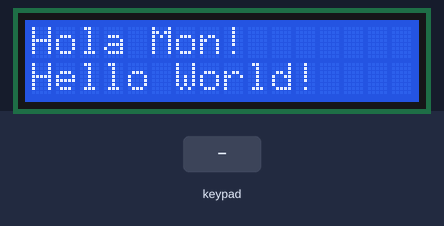
The sketch below on a simulated Arduino Uno, built with avr-gcc and run on an emulated ATmega328P. Shown: 16×2 character LCD. Inputs (shaded band) come from the test bench.

Above: at 0.1 s.
2.3 s: keypad keys 1 3 1 2 1 1 1 0 # pressed 0.4 s apart
At 6.1 s:
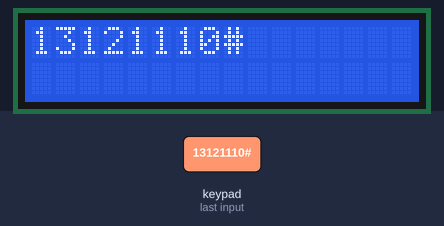
7.4 s: key 'A' pressed
At 8.6 s:
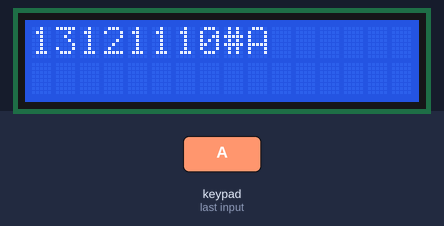
8.9 s: key 'B' pressed
At 10.0 s:
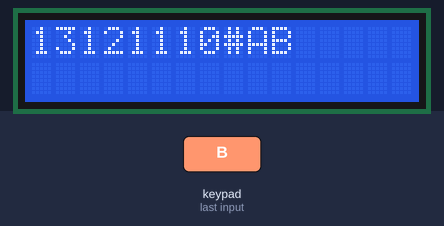
10.4 s: keypad keys 9 8 7 6 # pressed 0.4 s apart
At 12.3 s:
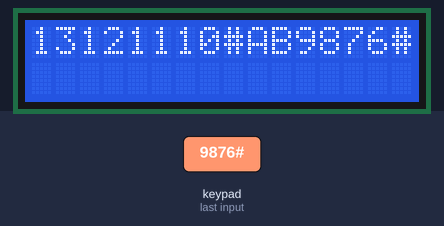
Timing chart, 0 to 13.8 s (numbered marks = the images above; inputs shaded):
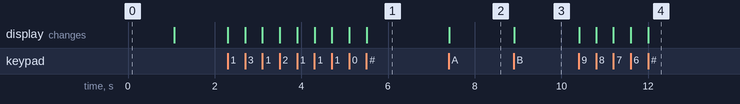

Measured:
- after the input at 2.3 s, the display: first changes at once (image 1 shows a later state)
- after the input at 7.4 s, the display: changes at once (image 2)
- after the input at 8.9 s, the display: changes at once (image 3)
- after the input at 10.4 s, the display: first changes at once (image 4 shows a later state)

The sketch:

practica_4.99.ino
```cpp
#include <Keypad.h>
#include <LiquidCrystal.h>

//Crea l'objete LCD amb els núms assignats (rs, e, d4, d5, d6, d7)
LiquidCrystal lcd(1, 0, 5, 4, 3, 2);

//Crea les tuples del teclat
const byte ROWS = 4; //quatre fileres
const byte COLS = 4; //quatre columnes
//define la disposició dels botons
char hexaKeys[ROWS][COLS] = {
  {'1', '2', '3', 'A'},
  {'4', '5', '6', 'B'},
  {'7', '8', '9', 'C'},
  {'*', '0', '#', 'D'}
};
byte rowPins[ROWS] = {13, 12, 11, 10}; //connect to the row pinouts of the keypad
byte colPins[COLS] = {9, 8, 7, 6}; //connect to the column pinouts of the keypad

String codi = "";

//inicialitza una instància de la classe NewKeypad
Keypad customKeypad = Keypad( makeKeymap(hexaKeys), rowPins, colPins, ROWS, COLS);

void setup() {
    // Inicialitzo l'LCD amb el nombre de fileres i columnes
  lcd.begin(16, 2);
  // Escric el missatge inicial.
  lcd.setCursor(0, 0);
  lcd.print("Hola Mon!");
  lcd.setCursor(0, 1);
  lcd.print("Hello World!");
  delay(1000);
  lcd.clear();
}

void loop() {
  char customKey = customKeypad.getKey();
  if (customKey){
    codi = codi+customKey;
    lcd.print(customKey);
  }
}
```
